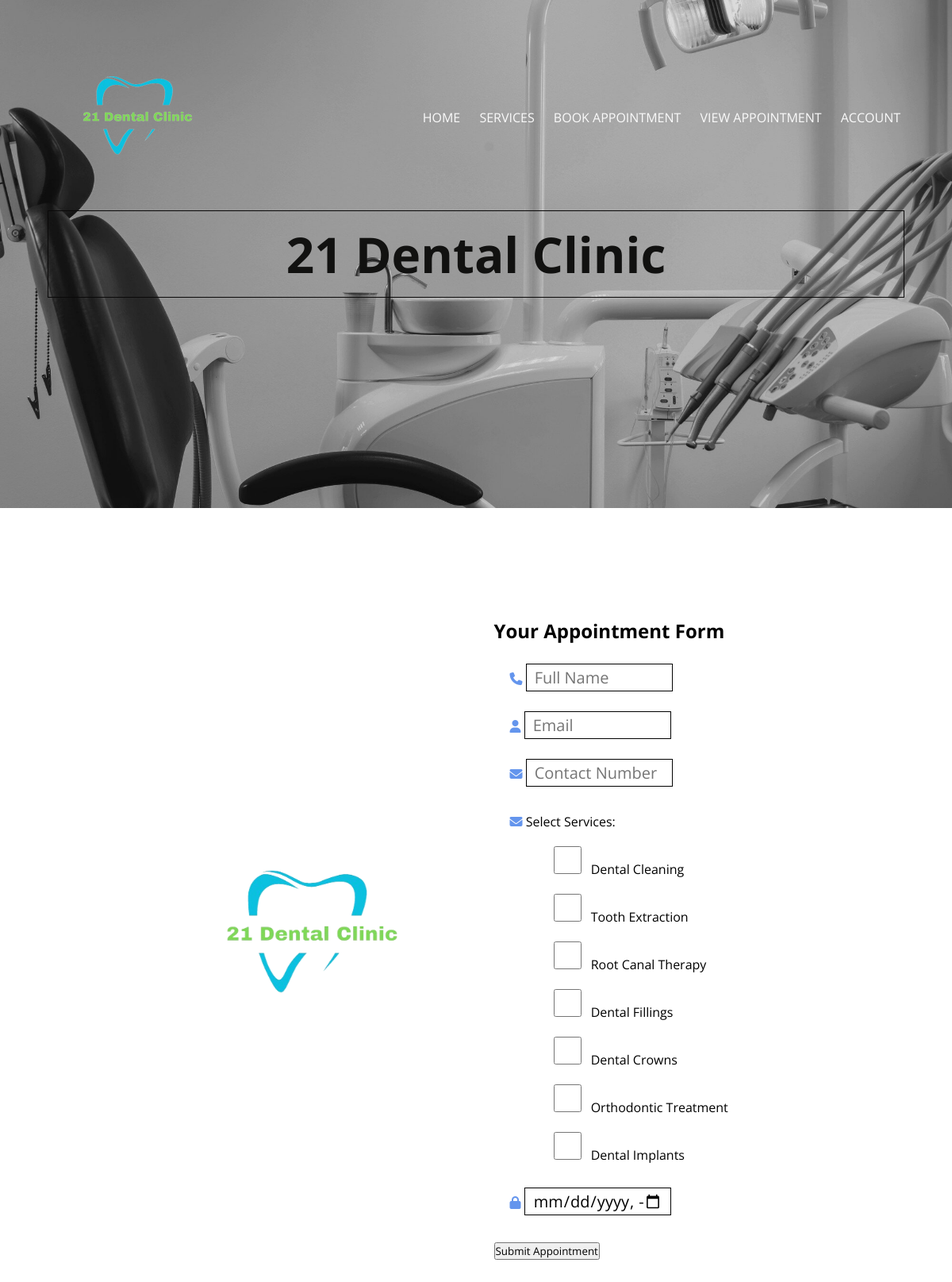
The app's page /Appointment.php with its own data.
### tables this page shows
CREATE TABLE `services` (
  `id` int(11) NOT NULL,
  `name` varchar(255) NOT NULL,
  `price` decimal(10,2) NOT NULL
);

### Appointment.php (the view, shortened to what this page needs)
<?php
include("sad/db.php");
$serviceQuery = "SELECT name FROM services";
$serviceResult = mysqli_query($conn, $serviceQuery);
$servicesArray = mysqli_fetch_all($serviceResult, MYSQLI_ASSOC);
?>
<!DOCTYPE html>
<html lang="en">
<head>
    <link rel="stylesheet" href="products.css">
<link rel="stylesheet" href="https://cdn.jsdelivr.net/npm/@fortawesome/fontawesome-free@6.2.1/css/fontawesome.min.css">
<link rel="stylesheet" href="https://cdnjs.cloudflare.com/ajax/libs/font-awesome/6.4.2/css/all.min.css" />
</head>
<body>
    <div class="header">
    <div class="container">
        <div class="navbar">
            <div class="logo1">
                <img src="dental/logo1.png" width="250px">
            </div>
            <nav>
                <ul id="MenuItems">
                <li><a href="myindex.php">HOME</a></li>
                    <li><a href="myservices.php">SERVICES</a></li>
                    <li><a href="appointment.php">BOOK APPOINTMENT</a></li>
                    <li><a href="viewappointment.php">VIEW APPOINTMENT</a></li>
                    <li><a href="myaccount.php">ACCOUNT</a></li>
                </ul>
            </nav>
        </div>
        <div class="text-box">
            <h1>21 Dental Clinic</h1>
        </div>
        </div>
    </div>
    <div class="small-container single-product">
        <div class="row">
            <div class="col-2">
                <img src="dental/logo1.png" width="100%" id="Producting">
            </div>
            <div class="col-2">
            <h2>Your Appointment Form</h2>
        <form action="submitappointment.php" method="post">
        <div class="grid-container">
        <form method="post">
<div class="inputs-groups">
    <div class="input-fields" id="nameField">
    <i class="fa-solid fa-phone"></i>
    <input type = "text" name="fullname" placeholder="Full Name" required><br>
</div>
<div class="inputs-groups">
    <div class="input-fields" id="nameField">
    <i class="fa-solid fa-user"></i>
    <input type = "text" name="email" placeholder="Email" required><br>
</div>
<div class="inputs-groups">
    <div class="input-fields" id="nameField">
    <i class="fa-solid fa-envelope"></i>
    <input type = "text" name="contact" placeholder="Contact Number" required><br>
</div>
<div class="inputs-groups">
    <div class="input-fields" id="nameField">
    <i class="fa-solid fa-envelope"></i>
    <label for="services">Select Services:</label>
                <div id="services">
                    <?php foreach ($servicesArray as $services): ?>
                        <input type="checkbox" id="<?= htmlspecialchars($services['name']) ?>" name="services[]" value="<?= htmlspecialchars($services['name']) ?>">
                        <label for="<?= htmlspecialchars($services['name']) ?>"><?= htmlspecialchars($services['name']) ?></label><br>
                    <?php endforeach; ?>
                </div>
</div>
<div class="inputs-groups">
    <div class="input-fields" id="nameField">
    <i class="fa-solid fa-lock"></i>
    <input type = "datetime-local" name="datetime" placeholder="Date and Time" required><br>
</div>
            <button type="submit">Submit Appointment</button>
        </form></div>
        </div>

### products.css (style rules this page uses)
* { margin: 0; padding: 0; box-sizing: border-box; font-family: 'Open Sans', sans-serif; }
.header { min-height: 100vh; width: 100%; background-image: url(dental/21dentalclinic.jpg); background-position: center; background-size: cover; position: relative; }
.navbar { display: flex; align-items: center; padding: 20px; }
nav { flex: 1; text-align: right; }
nav ul { display: inline-block; list-style-type: none; }
nav ul li { display: inline-block; margin-right: 20px; }
a { text-decoration: none; color: rgb(250, 250, 250); }
.container { max-width: 1300px; margin: auto; padding-left: 25px; padding-right: 25px; }
.text-box { width: 90%; color: rgb(17, 17, 16); position: absolute; top: 50%; left: 50%; transform: translate(-50%,-50%); text-align: center; }
.text-box h1 { font-size: 62px; border: 1px solid rgb(10, 9, 9); padding: 12px 34px; background: transparent; }
.row { margin: 5%; display: flex; justify-content: space-between; }
.small-container { max-width: 1080px; margin: auto; padding-left: 25px; padding-right: 25px; }
.small-container { max-width: 1000px; margin: auto; padding-left: 25px; padding-right: 20px; }
.row { display: flex; align-items: center; flex-wrap: wrap; justify-content: space-around; }
.single-product { margin-top: 80px; }
.col-2 img { max-width: 100%; padding: 50px 0; }
.single-product .col-2 img { padding: 0; }
.single-product .col-2 { padding: 20px; }
.col-2 { flex-basis: 50%; line-height: 60px; margin: 25px 0; }
.single-product input { width: 50px; height: 40px; padding: 10px; font-size: 20px; margin-right: 10px; border: 1px solid black; }
a { text-decoration: none; color: #555; }

### records on screen
services: name "Dental Cleaning"
services: name "Tooth Extraction"
services: name "Root Canal Therapy"
services: name "Dental Fillings"
services: name "Dental Crowns"
services: name "Orthodontic Treatment"
services: name "Dental Implants"
